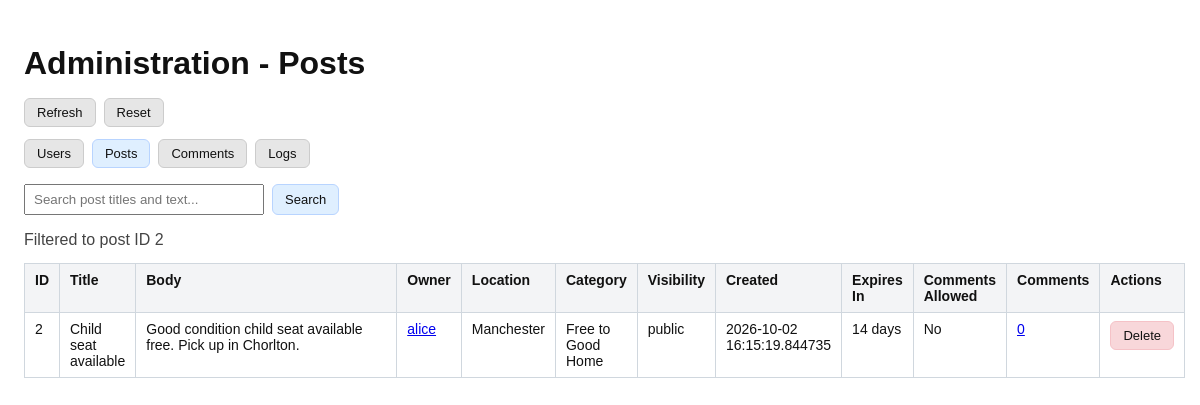
The page /posts?post_id=2 (signed in) on the database as committed earlier.
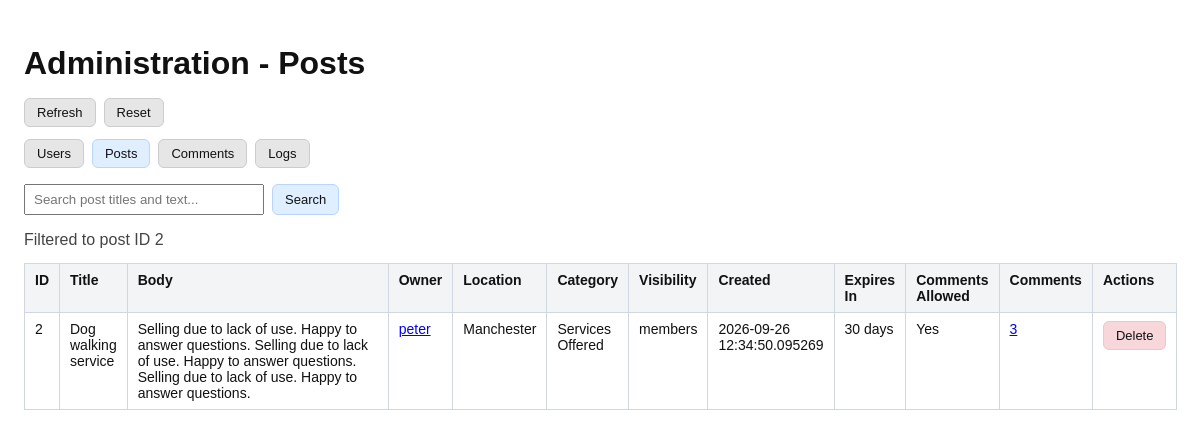
The same page on the database as committed later.
### models/models.py (models this page shows)
class Post(db.Model):
    id = db.Column(db.Integer, primary_key=True)
    title = db.Column(
        db.String(200),
        nullable=False
    )
    body = db.Column(
        db.Text,
        nullable=False
    )
    category = db.Column(
        db.String(50),
        nullable=False
    )
    location = db.Column(
        db.String(120),
        nullable=False,
        default="Unknown"
    )
    visibility = db.Column(
        db.String(20),
        nullable=False,
        default="public"
    )
    comments_enabled = db.Column(
        db.Boolean,
        nullable=False,
        default=False
    )
    expires_in_days = db.Column(
        db.Integer,
        nullable=False,
        default=7,
        server_default="7"
    )
    created_at = db.Column(
        db.DateTime,
        default=datetime.utcnow
    )
    author_id = db.Column(
        db.Integer,
        db.ForeignKey("user.id"),
        nullable=False
    )
    picks = db.relationship(
        "PostPick",
        backref="post",
        lazy=True,
        cascade="all, delete-orphan"
    )
    comments = db.relationship(
        "Comment",
        backref="post",
        lazy=True,
        cascade="all, delete-orphan"
    )

class User(UserMixin, db.Model):
    id = db.Column(db.Integer, primary_key=True)
    username = db.Column(
        db.String(80),
        unique=True,
        nullable=False
    )
    password_hash = db.Column(
        db.String(255),
        nullable=False
    )
    default_location = db.Column(
        db.String(120),
        nullable=False,
        default="Unknown"
    )
    created_at = db.Column(
        db.DateTime,
        default=datetime.utcnow,
        nullable=False
    )
    last_login = db.Column(
        db.DateTime,
        nullable=True
    )
    last_successful_login_datetime = db.Column(
        db.DateTime,
        nullable=True
    )
    login_fail_count = db.Column(
        db.Integer,
        nullable=False,
        default=0
    )
    login_last_attempt_status = db.Column(
        db.String(20),
        nullable=False,
        default="SUCCESS"
    )
    login_last_failed_datetime = db.Column(
        db.DateTime,
        nullable=True
    )
    login_retry_after_datetime = db.Column(
        db.DateTime,
        nullable=True
    )
    security_fail_count = db.Column(
        db.Integer,
        nullable=False,
        default=0
    )
    security_last_attempt_status = db.Column(
        db.String(20),
        nullable=False,
        default="SUCCESS"
    )
    security_last_failed_datetime = db.Column(
        db.DateTime,
        nullable=True
    )
    security_retry_after_datetime = db.Column(
        db.DateTime,
        nullable=True
    )
    status = db.Column(
        db.String(20),
        nullable=False,
        default="active"
    )
    security_question = db.Column(
        db.String(255),
        nullable=False
    )
    security_answer_hash = db.Column(
        db.String(255),
        nullable=False
    )
    posts = db.relationship(
        "Post",
        backref="author",
        lazy=True
    )
    picked_posts = db.relationship(
        "PostPick",
        backref="user",
        lazy=True,
        cascade="all, delete-orphan"
    )
    comments = db.relationship(
        "Comment",
        backref="author",
        lazy=True,
        cascade="all, delete-orphan"
    )

### admin.py (the view)
@admin_app.route("/posts")
def posts_browser():
    user_id = request.args.get("user_id", type=int)
    post_id = request.args.get("post_id", type=int)
    search_term = request.args.get("search", "").strip()
    post_query = Post.query.order_by(Post.created_at.desc(), Post.id.desc())
    if user_id is not None:
        post_query = post_query.filter_by(author_id=user_id)
    if post_id is not None:
        post_query = post_query.filter_by(id=post_id)
    filter_user = db.session.get(User, user_id) if user_id is not None else None
    matching_posts = post_query.all()
    if search_term:
        matching_posts = [
            post for post in matching_posts
            if contains_word_prefix(post.title, search_term)
            or contains_word_prefix(post.body, search_term)
        ]
    return render_template(
        "admin_posts.html",
        posts=matching_posts,
        filter_user=filter_user,
        filter_post_id=post_id,
        search_term=search_term,
    )

### utils/url_links.py (called while the page is built, shortened)
def linkify_urls(text):
    parts = []
    position = 0
    parts.append(escape(text[position:]))
    return Markup("").join(parts)

### templates/admin_posts.html (shortened to what this page needs)
<!DOCTYPE html>
<html>
<head>
</head>
<body>
    <h1>Administration - Posts</h1>
    <div class="toolbar">
        <a class="button" href="{{ request.full_path.rstrip('?') }}">Refresh</a>
        <a class="button" href="{{ url_for('posts_browser') }}">Reset</a>
    </div>
    <nav class="nav" aria-label="Admin browsers">
        <a class="button" href="{{ url_for('users') }}">Users</a>
        <a class="button primary" href="{{ url_for('posts_browser') }}">Posts</a>
        <a class="button" href="{{ url_for('comments_browser') }}">Comments</a>
        <a class="button" href="{{ url_for('logs_browser') }}">Logs</a>
    </nav>
    <form class="search-form" method="get" action="{{ url_for('posts_browser') }}">
        <input type="search" name="search" value="{{ search_term }}" placeholder="Search post titles and text..." aria-label="Search post titles and text">
        <button class="button primary" type="submit">Search</button>
    </form>
    {% if filter_user or filter_post_id %}
        <p class="filter">
            {% if filter_post_id %}Filtered to post ID {{ filter_post_id }}{% endif %}
        </p>
    {% endif %}
    <table>
        <thead>
            <tr>
                <th>ID</th><th>Title</th><th>Body</th><th>Owner</th><th>Location</th><th>Category</th>
                <th>Visibility</th><th>Created</th><th>Expires In</th><th>Comments Allowed</th><th>Comments</th><th>Actions</th>
            </tr>
        </thead>
        <tbody>
            {% for post in posts %}
            <tr>
                <td>{{ post.id }}</td>
                <td>{{ post.title }}</td>
                <td class="body">{{ post.body|linkify_urls }}</td>
                <td><a href="{{ url_for('users', user_id=post.author_id) }}">{{ post.author.username }}</a></td>
                <td>{{ post.location }}</td>
                <td>{{ post.category }}</td>
                <td>{{ post.visibility }}</td>
                <td>{{ post.created_at }}</td>
                <td>{{ post.expires_in_days }} days</td>
                <td>{{ "Yes" if post.comments_enabled else "No" }}</td>
                <td><a href="{{ url_for('comments_browser', post_id=post.id) }}">{{ post.comments|length }}</a></td>
                <td><a class="button danger" href="{{ url_for('delete_post', post_id=post.id) }}">Delete</a></td>
            </tr>
            {% else %}
            <tr><td colspan="12">No posts found.</td></tr>
            {% endfor %}
        </tbody>
    </table>
</body>
</html>

Rows that differ between the two databases and show on the page:
changed Post "Manchester": title "Child seat available" → "Dog walking service"; body|linkify_urls "Good condition child seat available free. Pick up in Chorlton." → "Selling due to lack of use. Happy to answer questions. Selling due to lack of use. Happy to answer questions. Selling due to lack of use. Happy to answer questions."; author.username "alice" → "peter"; category "Free to Good Home" → "Services Offered"; visibility "public" → "members"; created_at "2026-10-02 16:15:19.844735" → "2026-09-26 12:34:50.095269"; expires_in_days "14" → "30"; comments_enabled "No" → "Yes"; comments|length "0" → "3"
